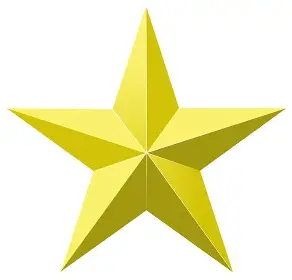
#> input picture img/star.jpg, 292 x 280 px, found by its file name
$ python Chap4.py
#> lines starting #> are read from the running program, lines starting #| are printed output that depends on the picture; after the words box and inside, x2 and y2 are one past the last pixel; in counts of white or black regions, pixels touching at a corner belong together
import cv2 as cv
import numpy as np

img = cv.imread('star.jpg')
#> img is the input picture: shape (280, 292, 3); mean B, G, R 194.4, 238.8, 241.7
assert img is not None, "file could not be read, check with os.path.exists()"
img_gray = cv.cvtColor(img,cv.COLOR_BGR2GRAY)
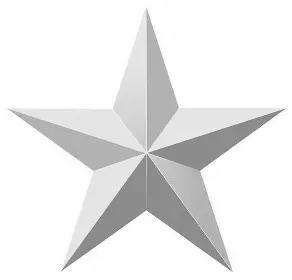
#> img_gray: shape (280, 292); min 101, max 255, mean 234.6
ret,thresh = cv.threshold(img_gray, 127, 255,0)
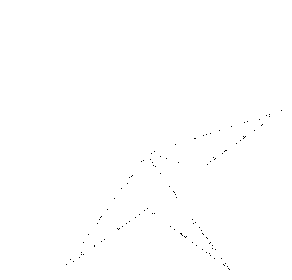
#> thresh: shape (280, 292); 99.8% white; black in thin lines or dots, all inside (x1, y1, x2, y2) = (66, 110, 282, 270)
contours,hierarchy = cv.findContours(thresh,2,1)
#> contours = 119 contours, 118 with area under 20; largest, box (x1, y1, x2, y2) and area: (0, 0, 292, 280) 81189
cnt = contours[0]
#> cnt = contour of 1140 points, box (x1, y1, x2, y2) (0, 0, 292, 280), area 81189

#----------Theory and Code-----------
##-------------Convexity Defects-------------
hull = cv.convexHull(cnt,returnPoints = False)
#> hull = [849, 570, 279, 0]
defects = cv.convexityDefects(cnt,hull)

#> (the run stopped early here; a loop or call above may not have finished)
